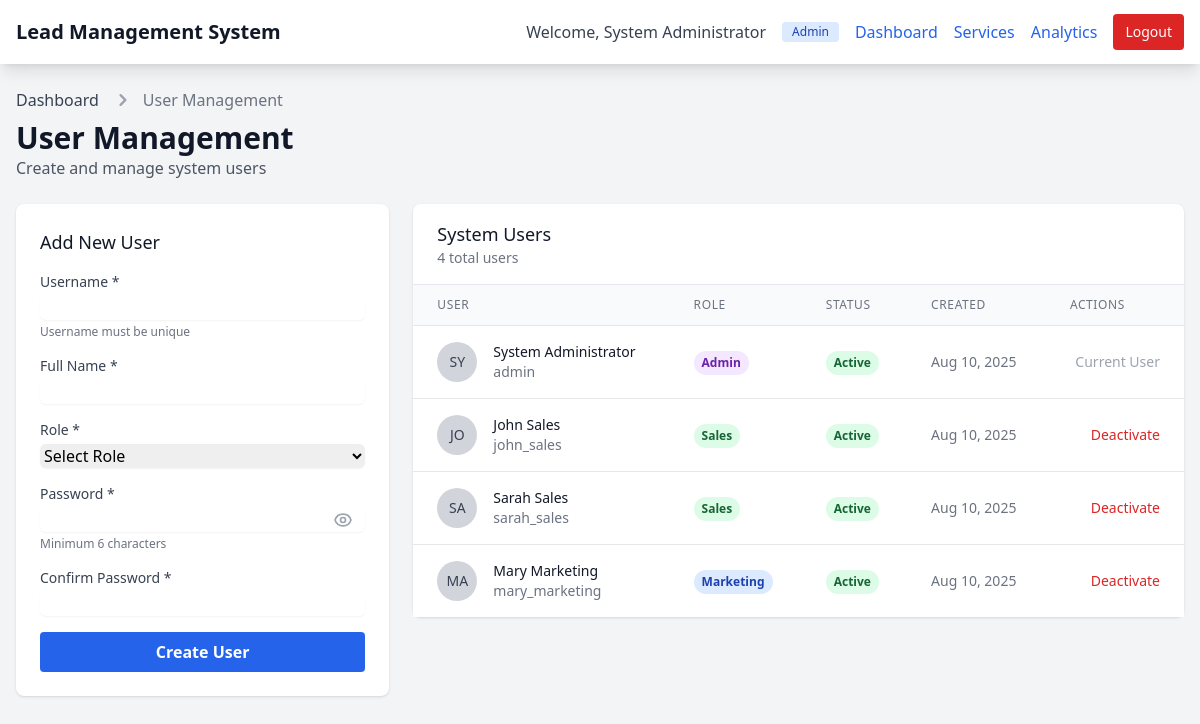
/users.php (signed in), run on the app's committed database.
### tables this page shows
CREATE TABLE users (
    id INT PRIMARY KEY AUTO_INCREMENT,
    username VARCHAR(50) UNIQUE NOT NULL,
    password VARCHAR(255) NOT NULL,
    full_name VARCHAR(100),
    role ENUM('admin', 'sales', 'marketing') NOT NULL,
    is_active TINYINT(1) DEFAULT 1,
    created_at TIMESTAMP DEFAULT CURRENT_TIMESTAMP,
    updated_at TIMESTAMP DEFAULT CURRENT_TIMESTAMP ON UPDATE CURRENT_TIMESTAMP
);

### includes/auth.php (called while the page is built, shortened)
<?php
require_once 'connect.php';
function is_logged_in() {
    return isset($_SESSION['user_id']) && !empty($_SESSION['user_id']);
}
function get_logged_in_user() {
    $query = "SELECT id, username, full_name, role FROM users WHERE id = ?";
    return get_row($query, [$_SESSION['user_id']], 'i');
}
?>

### includes/connect.php (called while the page is built, shortened)
<?php
$conn = null;
try {
    $conn = new mysqli(DB_HOST, DB_USER, DB_PASS, DB_NAME);
} catch (Exception $e) {
    error_log("Database connection exception: " . $e->getMessage());
    die("Database configuration error. Please contact administrator.");
}
function execute_query($query, $params = [], $types = '') {
    global $conn;
    try {
        if (empty($params)) {
            $result = $conn->query($query);
            return $result;
        }
        $stmt = $conn->prepare($query);
        if (!empty($params)) {
            if (!$stmt->bind_param($types, ...$params)) {
                error_log("Bind param failed: " . $stmt->error);
                $stmt->close();
                throw new Exception("Parameter binding failed");
            }
        }
        if (!$stmt->execute()) {
            error_log("Execute failed: " . $stmt->error . " | Query: " . $query);
            $stmt->close();
            throw new Exception("Query execution failed");
        }
        $result = $stmt->get_result();
        return $result;
    } catch (Exception $e) {
        error_log("Database operation error: " . $e->getMessage());
        throw $e;
    }
}
function get_row($query, $params = [], $types = '') {
    try {
        $result = execute_query($query, $params, $types);
        $row = $result->fetch_assoc();
        return $row;
    } catch (Exception $e) {
        error_log("get_row error: " . $e->getMessage());
        return null;
    }
}
function get_all($query, $params = [], $types = '') {
    try {
        $result = execute_query($query, $params, $types);
        $rows = [];
        while ($row = $result->fetch_assoc()) {
            $rows[] = $row;
        }
        return $rows;
    } catch (Exception $e) {
        error_log("get_all error: " . $e->getMessage());
        return [];
    }
}
?>

### includes/functions.php (called while the page is built, shortened)
<?php
require_once 'connect.php';
function sanitize_output($string) {
    return htmlspecialchars($string, ENT_QUOTES, 'UTF-8');
}
function format_date($date) {
    return date('M j, Y', strtotime($date));
}
?>

### users.php (the view, shortened to what this page needs)
<?php
require_once 'includes/auth.php';
require_once 'includes/functions.php';
$current_user = get_logged_in_user();
$users = get_all("SELECT id, username, full_name, role, is_active, created_at FROM users ORDER BY created_at DESC");
?>
<!DOCTYPE html>
<html lang="en">
<head>
    <script src="https://cdn.tailwindcss.com"></script>
</head>
<body class="bg-gray-100 min-h-screen">
    <nav class="bg-white shadow-lg">
        <div class="max-w-7xl mx-auto px-4">
            <div class="flex justify-between h-16">
                <div class="flex items-center">
                    <a href="index.php" class="text-xl font-bold text-gray-900">Lead Management System</a>
                </div>
                <div class="flex items-center space-x-4">
                    <span class="text-gray-700">Welcome, <?php echo sanitize_output($current_user['full_name']); ?></span>
                    <span class="bg-blue-100 text-blue-800 text-xs font-medium px-2.5 py-0.5 rounded">
                        <?php echo ucfirst($current_user['role']); ?>
                    </span>
                    <a href="index.php" class="text-blue-600 hover:text-blue-800">Dashboard</a>
                    <a href="services.php" class="text-blue-600 hover:text-blue-800">Services</a>
                    <a href="analytics.php" class="text-blue-600 hover:text-blue-800">Analytics</a>
                    <a href="logout.php" class="bg-red-600 hover:bg-red-700 text-white px-3 py-2 rounded text-sm">
                        Logout
                    </a>
                </div>
            </div>
        </div>
    </nav>
    <div class="max-w-7xl mx-auto py-6 px-4">
        <div class="mb-6">
            <nav class="flex" aria-label="Breadcrumb">
                <ol class="inline-flex items-center space-x-1 md:space-x-3">
                    <li class="inline-flex items-center">
                        <a href="index.php" class="text-gray-700 hover:text-gray-900">Dashboard</a>
                    </li>
                    <li>
                        <div class="flex items-center">
                            <svg class="w-6 h-6 text-gray-400" fill="currentColor" viewBox="0 0 20 20" xmlns="http://www.w3.org/2000/svg">
                                <path fill-rule="evenodd" d="M7.293 14.707a1 1 0 010-1.414L10.586 10 7.293 6.707a1 1 0 011.414-1.414l4 4a1 1 0 010 1.414l-4 4a1 1 0 01-1.414 0z" clip-rule="evenodd"></path>
                            </svg>
                            <span class="text-gray-500 ml-1 md:ml-2">User Management</span>
                        </div>
                    </li>
                </ol>
            </nav>
            <h1 class="text-3xl font-bold text-gray-900 mt-2">User Management</h1>
            <p class="text-gray-600">Create and manage system users</p>
        </div>
        <div class="grid grid-cols-1 lg:grid-cols-3 gap-6">
            <div class="lg:col-span-1">
                <div class="bg-white shadow rounded-lg p-6">
                    <h3 class="text-lg font-medium text-gray-900 mb-4">Add New User</h3>
                    <form method="POST" action="">
                       <div class="space-y-4">
                            <div>
                                <label for="username" class="block text-sm font-medium text-gray-700">Username *</label>
                                <input
                                    type="text"
                                    id="username"
                                    name="username"
                                    value="<?php echo isset($_POST['username']) ? sanitize_output($_POST['username']) : ''; ?>"
                                    class="mt-1 block w-full border-gray-300 rounded-md shadow-sm focus:ring-blue-500 focus:border-blue-500"
                                    required
                                    autocomplete="off"
                                >
                                <p class="text-xs text-gray-500 mt-1">Username must be unique</p>
                            </div>
                            <div>
                                <label for="full_name" class="block text-sm font-medium text-gray-700">Full Name *</label>
                                <input
                                    type="text"
                                    id="full_name"
                                    name="full_name"
                                    value="<?php echo isset($_POST['full_name']) ? sanitize_output($_POST['full_name']) : ''; ?>"
                                    class="mt-1 block w-full border-gray-300 rounded-md shadow-sm focus:ring-blue-500 focus:border-blue-500"
                                    required
                                >
                            </div>
                            <div>
                                <label for="role" class="block text-sm font-medium text-gray-700">Role *</label>
                                <select
                                    id="role"
                                    name="role"
                                    class="mt-1 block w-full border-gray-300 rounded-md shadow-sm focus:ring-blue-500 focus:border-blue-500"
                                    required
                                >
                                    <option value="">Select Role</option>
                                </select>
                            </div>
                            <div>
                                <label for="password" class="block text-sm font-medium text-gray-700">Password *</label>
                                <div class="relative mt-1">
                                    <input
                                        type="password"
                                        id="password"
                                        name="password"
                                        class="block w-full border-gray-300 rounded-md shadow-sm focus:ring-blue-500 focus:border-blue-500 pr-10"
                                        required
                                        minlength="6"
                                        autocomplete="new-password"
                                    >
                                    <button type="button" onclick="togglePassword()" class="absolute inset-y-0 right-0 pr-3 flex items-center">
                                    </button>
                                </div>
                                <p class="text-xs text-gray-500 mt-1">Minimum 6 characters</p>
                            </div>
                            <div>
                                <label for="confirm_password" class="block text-sm font-medium text-gray-700">Confirm Password *</label>
                                <input
                                    type="password"
                                    id="confirm_password"
                                    name="confirm_password"
                                    class="mt-1 block w-full border-gray-300 rounded-md shadow-sm focus:ring-blue-500 focus:border-blue-500"
                                    required
                                    minlength="6"
                                >
                            </div>
                            <button
                                type="submit"
                                name="add_user"
                                class="w-full bg-blue-600 hover:bg-blue-700 text-white font-bold py-2 px-4 rounded focus:outline-none focus:shadow-outline transition duration-200"
                            >
                                Create User
                            </button>
                        </div>
                    </form>
                </div>
            </div>
            <div class="lg:col-span-2">
                <div class="bg-white shadow rounded-lg">
                    <div class="px-6 py-4 border-b border-gray-200">
                        <h3 class="text-lg font-medium text-gray-900">System Users</h3>
                        <p class="text-sm text-gray-500"><?php echo count($users); ?> total users</p>
                    </div>
                    <div class="overflow-x-auto">
                        <table class="min-w-full divide-y divide-gray-200">
                            <thead class="bg-gray-50">
                                <tr>
                                    <th class="px-6 py-3 text-left text-xs font-medium text-gray-500 uppercase tracking-wider">User</th>
                                    <th class="px-6 py-3 text-left text-xs font-medium text-gray-500 uppercase tracking-wider">Role</th>
                                    <th class="px-6 py-3 text-left text-xs font-medium text-gray-500 uppercase tracking-wider">Status</th>
                                    <th class="px-6 py-3 text-left text-xs font-medium text-gray-500 uppercase tracking-wider">Created</th>
                                    <th class="px-6 py-3 text-left text-xs font-medium text-gray-500 uppercase tracking-wider">Actions</th>
                                </tr>
                            </thead>
                            <tbody class="bg-white divide-y divide-gray-200">
                                <?php foreach ($users as $user): ?>
                                    <tr class="hover:bg-gray-50">
                                        <td class="px-6 py-4 whitespace-nowrap">
                                            <div class="flex items-center">
                                                <div class="flex-shrink-0 h-10 w-10">
                                                    <div class="h-10 w-10 rounded-full bg-gray-300 flex items-center justify-center">
                                                        <span class="text-sm font-medium text-gray-700">
                                                            <?php echo strtoupper(substr($user['full_name'], 0, 2)); ?>
                                                        </span>
                                                    </div>
                                                </div>
                                                <div class="ml-4">
                                                    <div class="text-sm font-medium text-gray-900">
                                                        <?php echo sanitize_output($user['full_name']); ?>
                                                    </div>
                                                    <div class="text-sm text-gray-500">
                                                        <?php echo sanitize_output($user['username']); ?>
                                                    </div>
                                                </div>
                                            </div>
                                        </td>
                                        <td class="px-6 py-4 whitespace-nowrap">
                                            <span class="inline-flex px-2 py-1 text-xs font-semibold rounded-full
                                                <?php echo $user['role'] === 'admin' ? 'bg-purple-100 text-purple-800' :
                                                          ($user['role'] === 'sales' ? 'bg-green-100 text-green-800' : 'bg-blue-100 text-blue-800'); ?>">
                                                <?php echo ucfirst($user['role']); ?>
                                            </span>
                                        </td>
                                        <td class="px-6 py-4 whitespace-nowrap">
                                            <span class="inline-flex px-2 py-1 text-xs font-semibold rounded-full
                                                <?php echo $user['is_active'] ? 'bg-green-100 text-green-800' : 'bg-red-100 text-red-800'; ?>">
                                                <?php echo $user['is_active'] ? 'Active' : 'Inactive'; ?>
                                            </span>
                                        </td>
                                        <td class="px-6 py-4 whitespace-nowrap text-sm text-gray-500">
                                            <?php echo format_date($user['created_at']); ?>
                                        </td>
                                        <td class="px-6 py-4 whitespace-nowrap text-right text-sm font-medium">
                                            <?php if ($user['id'] != $current_user['id']): ?>
                                                <form method="POST" class="inline">
                                                    <button type="submit" name="toggle_status"
                                                            class="<?php echo $user['is_active'] ? 'text-red-600 hover:text-red-900' : 'text-green-600 hover:text-green-900'; ?>">
                                                        <?php echo $user['is_active'] ? 'Deactivate' : 'Activate'; ?>
                                                    </button>
                                                </form>
                                            <?php else: ?>
                                                <span class="text-gray-400">Current User</span>
                                            <?php endif; ?>
                                        </td>
                                    </tr>
                                <?php endforeach; ?>
                            </tbody>
                        </table>
                    </div>
                </div>
            </div>
        </div>
    </div>
</body>
</html>

### data on the page
users: full_name "System Administrator", role "Admin", full_name "SY", username "admin", is_active "Active", created_at "Aug 10, 2025", shows "Current User"
users: full_name "JO", full_name "John Sales", username "john_sales", role "Sales", is_active "Active", created_at "Aug 10, 2025"
users: full_name "SA", full_name "Sarah Sales", username "sarah_sales", role "Sales", is_active "Active", created_at "Aug 10, 2025"
users: full_name "MA", full_name "Mary Marketing", username "mary_marketing", role "Marketing", is_active "Active", created_at "Aug 10, 2025"

### other printed values
count($users) "4"
